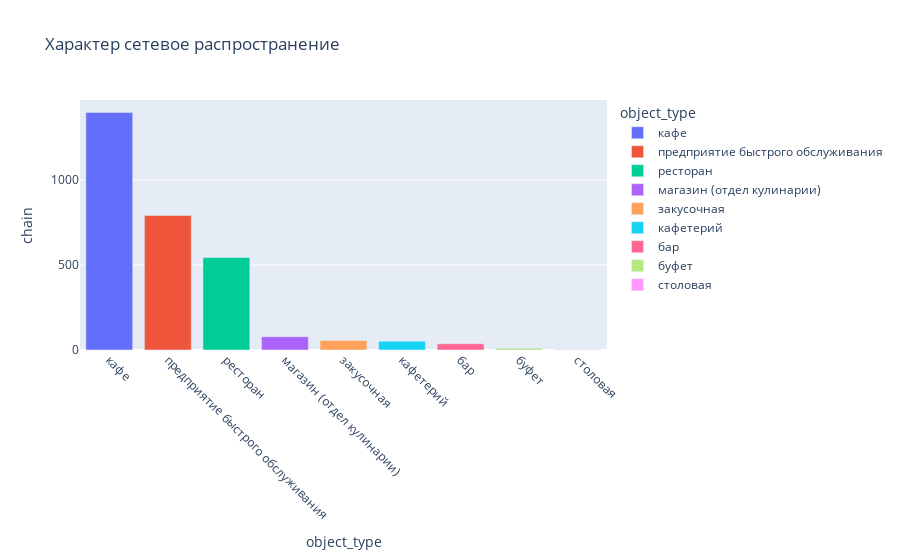

The notebook cell this image was saved under:
### Code cell
type_chain_number_df
fig = px.bar(type_chain_number_df, x="object_type", y="chain",  color='object_type', title='Характер сетевое распространение')
fig.update_xaxes(tickangle=45)
fig.show()

### Figure 1 — Plotly figure (JSON) as saved in the notebook; plotly's stock layout.template omitted (floating-point values rounded to 4 significant figures)
{"data": [{"alignmentgroup": "True", "hovertemplate": "object_type=%{x}<br>chain=%{y}<extra></extra>", "legendgroup": "кафе", "marker": {"color": "#636efa"}, "name": "кафе", "offsetgroup": "кафе", "orientation": "v", "showlegend": true, "textposition": "auto", "type": "bar", "x": ["кафе"], "xaxis": "x", "y": [1396], "yaxis": "y"}, {"alignmentgroup": "True", "hovertemplate": "object_type=%{x}<br>chain=%{y}<extra></extra>", "legendgroup": "предприятие быстрого обслуживания", "marker": {"color": "#EF553B"}, "name": "предприятие быстрого обслуживания", "offsetgroup": "предприятие быстрого обслуживания", "orientation": "v", "showlegend": true, "textposition": "auto", "type": "bar", "x": ["предприятие быстрого обслуживания"], "xaxis": "x", "y": [791], "yaxis": "y"}, {"alignmentgroup": "True", "hovertemplate": "object_type=%{x}<br>chain=%{y}<extra></extra>", "legendgroup": "ресторан", "marker": {"color": "#00cc96"}, "name": "ресторан", "offsetgroup": "ресторан", "orientation": "v", "showlegend": true, "textposition": "auto", "type": "bar", "x": ["ресторан"], "xaxis": "x", "y": [544], "yaxis": "y"}, {"alignmentgroup": "True", "hovertemplate": "object_type=%{x}<br>chain=%{y}<extra></extra>", "legendgroup": "магазин (отдел кулинарии)", "marker": {"color": "#ab63fa"}, "name": "магазин (отдел кулинарии)", "offsetgroup": "магазин (отдел кулинарии)", "orientation": "v", "showlegend": true, "textposition": "auto", "type": "bar", "x": ["магазин (отдел кулинарии)"], "xaxis": "x", "y": [78], "yaxis": "y"}, {"alignmentgroup": "True", "hovertemplate": "object_type=%{x}<br>chain=%{y}<extra></extra>", "legendgroup": "закусочная", "marker": {"color": "#FFA15A"}, "name": "закусочная", "offsetgroup": "закусочная", "orientation": "v", "showlegend": true, "textposition": "auto", "type": "bar", "x": ["закусочная"], "xaxis": "x", "y": [56], "yaxis": "y"}, {"alignmentgroup": "True", "hovertemplate": "object_type=%{x}<br>chain=%{y}<extra></extra>", "legendgroup": "кафетерий", "marker": {"color": "#19d3f3"}, "name": "кафетерий", "offsetgroup": "кафетерий", "orientation": "v", "showlegend": true, "textposition": "auto", "type": "bar", "x": ["кафетерий"], "xaxis": "x", "y": [52], "yaxis": "y"}, {"alignmentgroup": "True", "hovertemplate": "object_type=%{x}<br>chain=%{y}<extra></extra>", "legendgroup": "бар", "marker": {"color": "#FF6692"}, "name": "бар", "offsetgroup": "бар", "orientation": "v", "showlegend": true, "textposition": "auto", "type": "bar", "x": ["бар"], "xaxis": "x", "y": [37], "yaxis": "y"}, {"alignmentgroup": "True", "hovertemplate": "object_type=%{x}<br>chain=%{y}<extra></extra>", "legendgroup": "буфет", "marker": {"color": "#B6E880"}, "name": "буфет", "offsetgroup": "буфет", "orientation": "v", "showlegend": true, "textposition": "auto", "type": "bar", "x": ["буфет"], "xaxis": "x", "y": [11], "yaxis": "y"}, {"alignmentgroup": "True", "hovertemplate": "object_type=%{x}<br>chain=%{y}<extra></extra>", "legendgroup": "столовая", "marker": {"color": "#FF97FF"}, "name": "столовая", "offsetgroup": "столовая", "orientation": "v", "showlegend": true, "textposition": "auto", "type": "bar", "x": ["столовая"], "xaxis": "x", "y": [3], "yaxis": "y"}], "layout": {"barmode": "relative", "legend": {"title": {"text": "object_type"}, "tracegroupgap": 0}, "title": {"text": "Характер сетевое распространение"}, "xaxis": {"anchor": "y", "categoryarray": ["кафе", "предприятие быстрого обслуживания", "ресторан", "магазин (отдел кулинарии)", "закусочная", "кафетерий", "бар", "буфет", "столовая"], "categoryorder": "array", "domain": [0, 1], "tickangle": 45, "title": {"text": "object_type"}}, "yaxis": {"anchor": "x", "domain": [0, 1], "title": {"text": "chain"}}}}
